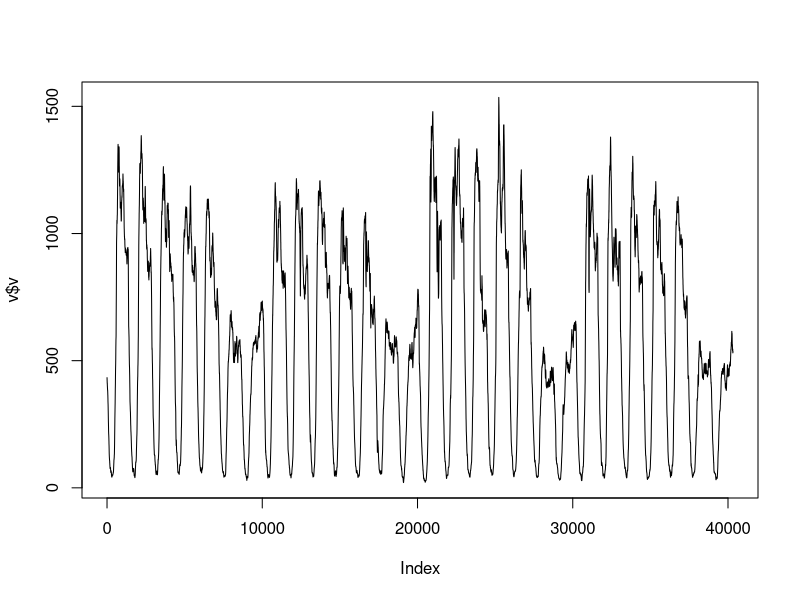
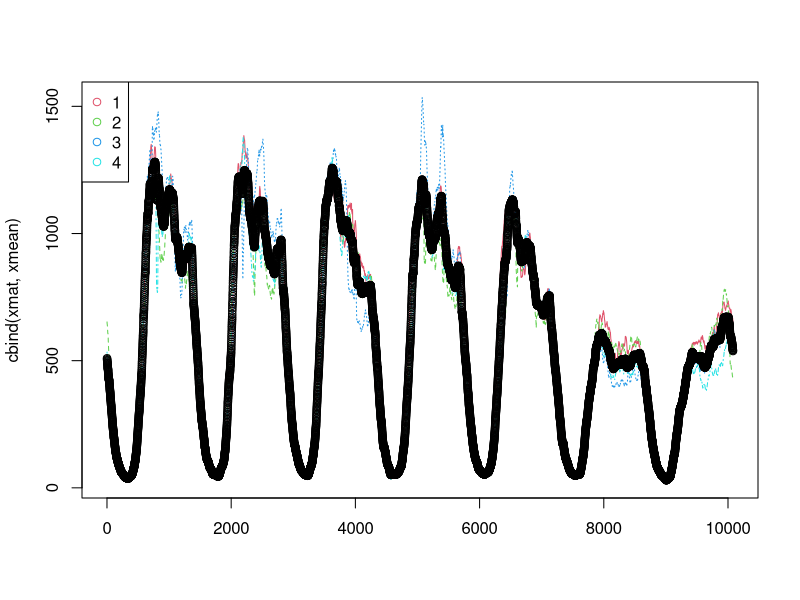

These charts were generated, in order, by the following R code:
install.packages('lubridate')

library(lubridate)




setwd("~/comercial_TV")



## ------ PREPROCESSING -----------
preprocess <- TRUE
if(preprocess){
  v <- read.csv("20140714_0810.csv")
  tam <- length(v$visits)
  ndays <- tam/1440 
  
  ## Parameters 
  
  hlfwin <- 15
  
  ## Timestmp
  v$tmstmp <- as.POSIXlt(paste(v$date,v$hits_hour,v$hits_minute), format = "%Y%m%d %H %M")
  
  
  ## Missing rows
  ## existingDF <- rbind(existingDF[1:r,],newrow,existingDF[-(1:r),])
  
  tmseq <- seq(v$tmstmp[1],tail(v$tmstmp,n=1), by="min")
  
  repeat {
    miss <- which.min(tmseq[1:length(v$tmstmp)] == v$tmstmp)
    if(miss==1) break
    newrow <- data.frame(date = v$date[miss-1],hits_hour = hour(tmseq[miss]), 
                         hits_minute = minute(tmseq[miss]), visits = 0, newvisits = 0, 
                         transactions = 0, tmstmp = tmseq[miss])
    v <- rbind(v[1:miss-1,],newrow,v[miss:length(v$date),])
  }
  tam <- length(v$visits)
  
  ## Date
  
  v$date <- as.POSIXct(as.character(v$date), format = "%Y%m%d")
  v$wday <- wday(v$date)
  
  ## Smoothing
  v$v <- numeric(tam)
  v$nv <- numeric(tam)
  for (t in 1:tam){
    v$v[t]<-mean(v$visits[max(1,t-hlfwin):min(tam,t+hlfwin-1)])
    v$nv[t]<-mean(v$newvisits[max(1,t-hlfwin):min(tam,t+hlfwin-1)])
  }
}

plot(v$v, type='l')

xmat <- matrix(v$v,nrow=1440*7)
xmean <- rowMeans(xmat)
matplot(cbind(xmat,xmean), type = c('l','l','l','l',"b"),pch=1,col = c(2:5,1))
legend("topleft", legend = 1:4, col=2:5, pch=1)